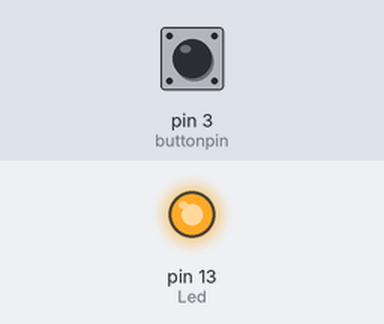
The sketch below on a simulated Arduino Uno, built with avr-gcc and run on an emulated ATmega328P. On the bench: output pins drawn as LEDs (lit = HIGH). The inputs (shaded band) are chosen by the test bench; at power-on: pin 3 (buttonpin) LOW.

Above: at 1.2 s.
1.3 s: pin 3 (buttonpin) pulled HIGH for 0.15 s
At 1.37 s:
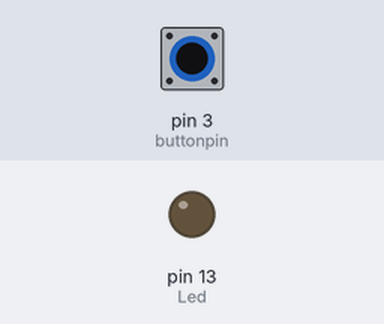
2.9 s: pin 3 (buttonpin) pulled HIGH for 3.2 s
At 6.9 s:
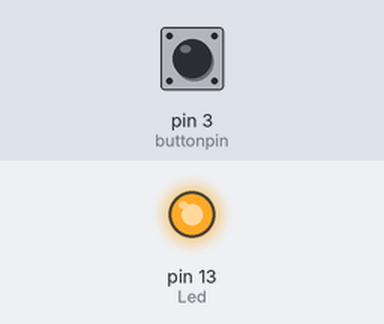
Timing chart, 0 to 8.4 s (numbered marks = the images above; inputs shaded):
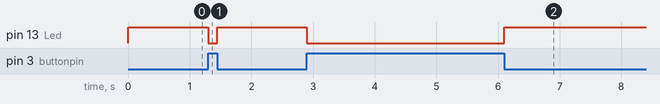

Measured:
- after the input at 1.3 s, pin 13 (Led): HIGH → LOW at once, → HIGH 0.15 s later
- after the input at 2.9 s, pin 13 (Led): HIGH → LOW at once, → HIGH 3.2 s later

The sketch:

Lesson_5_Sensor_Switches.ino
```cpp
/******************************************
 *Website: www.elegoo.com
 *
 *Time:2017.12.12
 *
 ******************************************/
int Led=13;//define LED port
int buttonpin=3; //define switch port
;int  val;//define digital variable val
void  setup()
{
pinMode(Led,OUTPUT);//define LED as a output port
pinMode(buttonpin,INPUT);//define switch as a output port
}
void  loop()

{ val=digitalRead(buttonpin);//read the value of the digital interface 3 assigned to val ||| AIAA NOTE: THIS DOES NOT DO WHAT THE DOCUMENTATION SAYS IT DOES

if(val==HIGH)//when the switch sensor have signal, LED blinks ?????
{
digitalWrite(Led,0);
}

else // Something isnt quite right here
{
digitalWrite(Led,HIGH);
}
}
```
